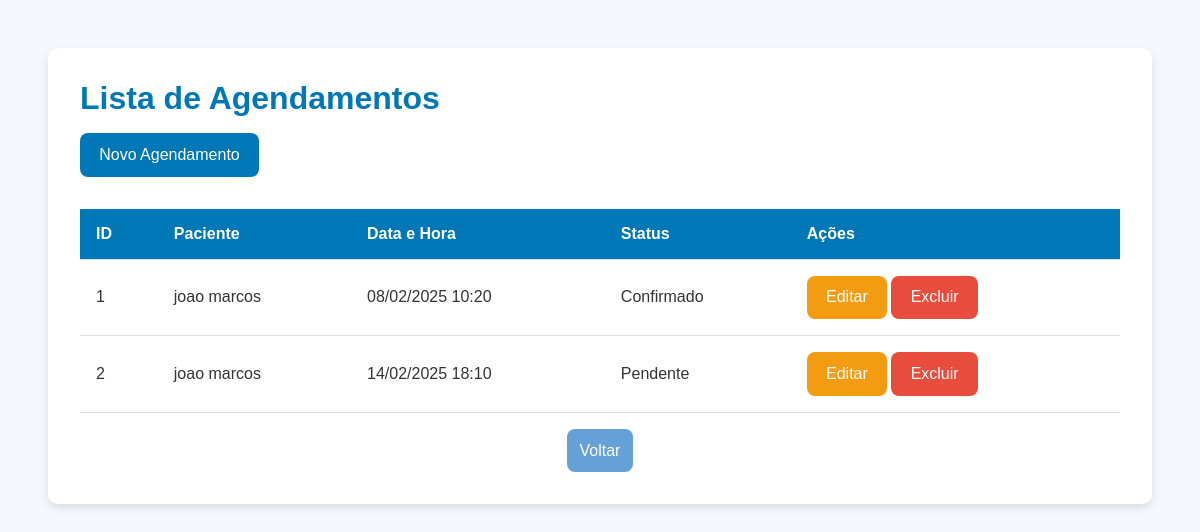
Before: /agendamentos/ with the older database file.
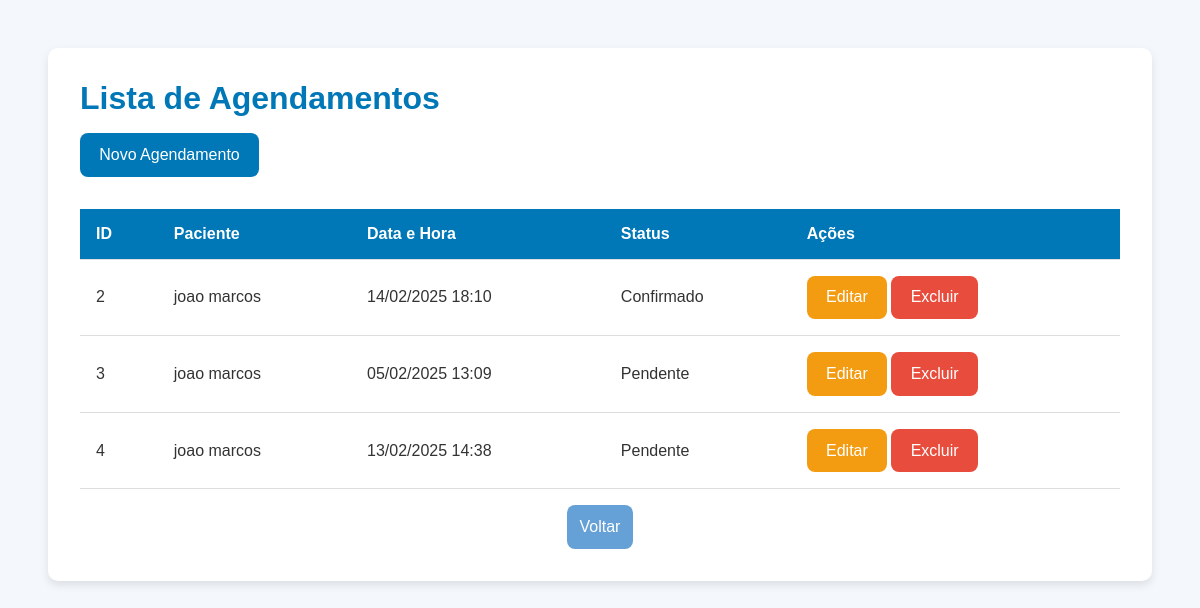
After: the same page with the newer database file.
### models.py (models this page shows)
class Agendamento(db.Model):
    id = db.Column(db.Integer, primary_key=True)
    data_horario = db.Column(db.DateTime, nullable=False)
    paciente_id = db.Column(db.Integer, db.ForeignKey('paciente.id'), nullable=False)
    status = db.Column(db.String(20), nullable=False, default='Pendente')
    paciente = db.relationship('Paciente', backref='agendamentos_relacao', lazy=True)

class Paciente(db.Model):
    id = db.Column(db.Integer, primary_key=True)
    nome = db.Column(db.String(120), nullable=False)
    cpf = db.Column(db.String(11), unique=True, nullable=False)
    telefone = db.Column(db.String(15))
    endereco = db.Column(db.String(255))
    data_nascimento = db.Column(db.Date, nullable=False)
    prontuarios = db.relationship('Prontuario', backref='paciente_relacao', lazy=True)
    consultas = db.relationship('Consulta', backref='paciente_relacao', lazy=True)
    agendamentos = db.relationship('Agendamento', backref='paciente_relacao', lazy=True)

### controllers/agendamento_controller.py (the view)
@agendamento_bp.route('/')
def listar_agendamentos():
    agendamentos = Agendamento.query.all()
    return render_template('listar_agendamentos.html', agendamentos=agendamentos)

### templates/listar_agendamentos.html (shortened to what this page needs)
<!DOCTYPE html>
<html lang="pt-br">
<head>
    <link rel="stylesheet" href="{{ url_for('static', filename='css/lista_agendamento.css') }}">
</head>
<body>
    <div class="page-container">
        <div class="list-container">
            <h1>Lista de Agendamentos</h1>
            <a href="{{ url_for('agendamento.adicionar_agendamento') }}" class="btn btn-primary">Novo Agendamento</a>
            <div class="table-responsive">
                <table class="appointment-table">
                    <thead>
                        <tr>
                            <th>ID</th>
                            <th>Paciente</th>
                            <th>Data e Hora</th>
                            <th>Status</th>
                            <th>Ações</th>
                        </tr>
                    </thead>
                    <tbody>
                        {% for agendamento in agendamentos %}
                        <tr>
                            <td>{{ agendamento.id or 'ERRO: ID NÃO DEFINIDO' }}</td>
                            <td>{{ agendamento.paciente.nome }}</td>
                            <td>{{ agendamento.data_horario.strftime('%d/%m/%Y %H:%M') }}</td>
                            <td>{{ agendamento.status }}</td>
                            <td>
                                <a href="{{ url_for('agendamento.editar_agendamento', id=agendamento.id) }}" class="btn btn-warning">Editar</a>
                                <form action="{{ url_for('agendamento.deletar_agendamento', id=agendamento.id) }}" method="post" style="display:inline;" onsubmit="return confirm('Tem certeza que deseja excluir este agendamento?');">
                                    <button type="submit" class="btn btn-danger">Excluir</button>
                                </form>
                            </td>
                        </tr>
                        {% endfor %}
                    </tbody>
                </table>
                <button type="button" class="btn btn-secondary" onclick="history.back()">Voltar</button>
            </div>
        </div>
    </div>
</body>
</html>

Changed rows visible on the page:
removed Agendamento: id "1", paciente.nome "joao marcos", data_horario "08/02/2025 10:20", status "Confirmado"
changed Agendamento id 2: status "Pendente" → "Confirmado"
added Agendamento: id "3", paciente.nome "joao marcos", data_horario "05/02/2025 13:09", status "Pendente"
added Agendamento: id "4", paciente.nome "joao marcos", data_horario "13/02/2025 14:38", status "Pendente"
